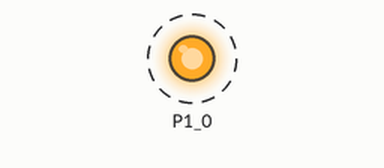
Bench run of a sketch on a simulated TI MSP430 LaunchPad. Shown: output pins drawn as LEDs (lit = HIGH). Dashed ring = blinking.

Above: at 0.5 s.
Timing chart, 0 to 4.6 s (numbered marks = the images above):
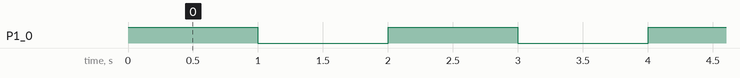

The sketch:

BLINK.ino
```cpp
void setup() {
  // put your setup code here, to run once:
pinMode(P1_0,OUTPUT);
}

void loop() {
  // put your main code here, to run repeatedly:
digitalWrite(P1_0,HIGH);
delay(1000);
digitalWrite(P1_0,LOW);
delay(1000);
}
```

Measured:
- by itself, P1_0: alternates HIGH for 1.0 s and LOW for 1.0 s
